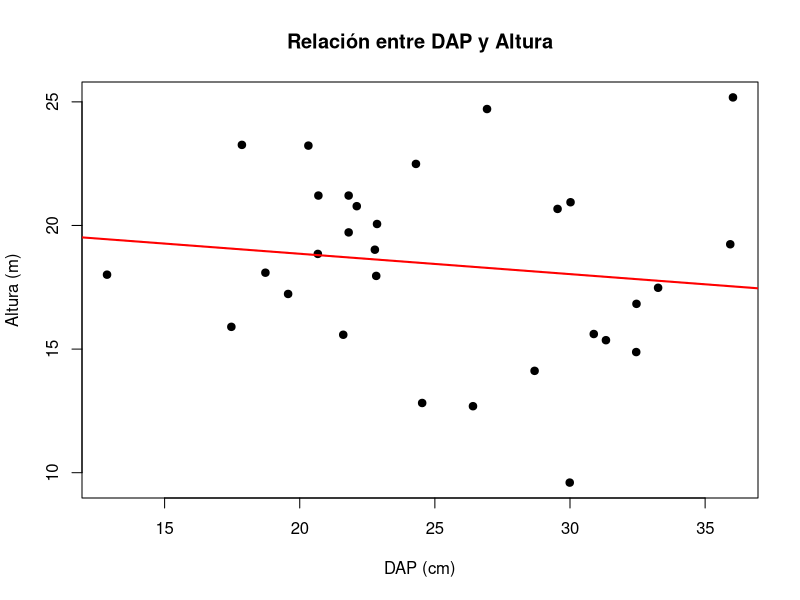

Generate this figure with R:
# Hector Briones Cazares
# Examen final
# 20/11/2025

# Ejercicio 1

# Datos del ejercicio
DAP_cm <- c(
  19.57, 29.99, 26.41, 17.47, 22.11, 33.26, 12.87, 22.86, 31.33, 20.67,
  21.61, 24.53, 32.46, 21.81, 22.78, 22.83, 36.03, 35.93, 30.02, 26.93,
  28.69, 32.45, 20.32, 30.88, 18.73, 21.81, 29.54, 17.86, 24.3, 20.69)

Altura_m <- c(
  17.23, 9.6, 12.69, 15.9, 20.78, 17.48, 18.01, 20.06, 15.36, 18.85,
  15.58, 12.82, 16.83, 19.72, 19.02, 17.96, 25.18, 19.24, 20.94, 24.71,
  14.12, 14.88, 23.23, 15.61, 18.09, 21.21, 20.67, 23.26, 22.49, 21.21)

datos <- data.frame(DAP_cm, Altura_m)

# Vista de los datos
head(datos)
summary(datos)

# ¿Existe una relación estadísticamente significativa entre el DAP (cm) 
# y la altura total (m) de los árboles en un rodal mixto de pino?

# H0: r = 0  (no existe correlación entre DAP y altura)
# H1: r ≠ 0 (sí existe correlación entre DAP y altura)

# Medias y desviaciones estándar
mean(DAP_cm); sd(DAP_cm)
mean(Altura_m); sd(Altura_m)

# Resumen de ambas variables
summary(datos)

# Prueba de normalidad
shapiro.test(DAP_cm)
shapiro.test(Altura_m)

cor.test(DAP_cm, Altura_m, method = "pearson")

plot(DAP_cm, Altura_m,
     main = "Relación entre DAP y Altura",
     xlab = "DAP (cm)",
     ylab = "Altura (m)",
     pch = 19, col = "black")

abline(lm(Altura_m ~ DAP_cm), col = "red", lwd = 2)

# ============================
# Interpretación y Conclusión
# ============================

# Interpretación:
# Al analizar los datos, se observa que la correlación entre el DAP y la altura 
# es muy baja y negativa, con un valor de p mayor a 0.05, lo que indica que no 
# existe una relación lineal significativa entre estas dos variables. 
# El gráfico de dispersión también muestra que los puntos están bastante 
# dispersos y la línea de tendencia es casi horizontal. 
# Esto sugiere que, en este rodal de pino, el crecimiento en diámetro y en 
# altura no ocurre de manera sincronizada, posiblemente por diferencias de 
# edad de los árboles, competencia por luz, genética o manejo del bosque.

# Conclusión:
# No se rechaza la hipótesis nula, lo que significa que no hay correlación 
# significativa entre el DAP y la altura total de los árboles. 
# En términos prácticos, esto indica que el diámetro de los árboles no se puede 
# usar como un buen indicador de su altura en este rodal específico.








